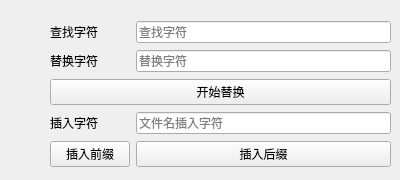
      <widget class="QWidget" name="tab_5">
       <attribute name="icon">
        <iconset>
         <normaloff>icons/重命名.png</normaloff>icons/重命名.png</iconset>
       </attribute>
       <attribute name="title">
        <string>重命名</string>
       </attribute>
       <widget class="QWidget" name="gridLayoutWidget_4">
        <property name="geometry">
         <rect>
          <x>50</x>
          <y>20</y>
          <width>341</width>
          <height>151</height>
         </rect>
        </property>
        <layout class="QGridLayout" name="gridLayout_6">
         <item row="3" column="1">
          <widget class="QLineEdit" name="lineEditInsertWord">
           <property name="placeholderText">
            <string>文件名插入字符</string>
           </property>
          </widget>
         </item>
         <item row="0" column="1">
          <widget class="QLineEdit" name="LineEditNameKeyWord">
           <property name="text">
            <string/>
           </property>
           <property name="placeholderText">
            <string>查找字符</string>
           </property>
          </widget>
         </item>
         <item row="0" column="0">
          <widget class="QLabel" name="label_70">
           <property name="text">
            <string>查找字符</string>
           </property>
          </widget>
         </item>
         <item row="1" column="1">
          <widget class="QLineEdit" name="lineEditReplaceWord">
           <property name="placeholderText">
            <string>替换字符</string>
           </property>
          </widget>
         </item>
         <item row="1" column="0">
          <widget class="QLabel" name="label_71">
           <property name="text">
            <string>替换字符</string>
           </property>
          </widget>
         </item>
         <item row="3" column="0">
          <widget class="QLabel" name="label_73">
           <property name="text">
            <string>插入字符</string>
           </property>
          </widget>
         </item>
         <item row="4" column="0">
          <widget class="QPushButton" name="btnAddPrefix">
           <property name="toolTip">
            <string>给所有的文件名加上前缀</string>
           </property>
           <property name="text">
            <string>插入前缀</string>
           </property>
           <property name="icon">
            <iconset>
             <normaloff>C:/Users/ps/.designer/backup/icons/前插.png</normaloff>C:/Users/ps/.designer/backup/icons/前插.png</iconset>
           </property>
          </widget>
         </item>
         <item row="4" column="1">
          <widget class="QPushButton" name="btnAddPostfix">
           <property name="toolTip">
            <string>给所有的文件名加上前缀</string>
           </property>
           <property name="text">
            <string>插入后缀</string>
           </property>
           <property name="icon">
            <iconset>
             <normaloff>icons/排序.png</normaloff>icons/排序.png</iconset>
           </property>
          </widget>
         </item>
         <item row="2" column="0" colspan="2">
          <widget class="QPushButton" name="btnRename">
           <property name="toolTip">
            <string>用替换词来替换文件名中的关键词</string>
           </property>
           <property name="text">
            <string>开始替换</string>
           </property>
           <property name="icon">
            <iconset>
             <normaloff>icons/查找替换.png</normaloff>icons/查找替换.png</iconset>
           </property>
          </widget>
         </item>
        </layout>
       </widget>
      </widget>
